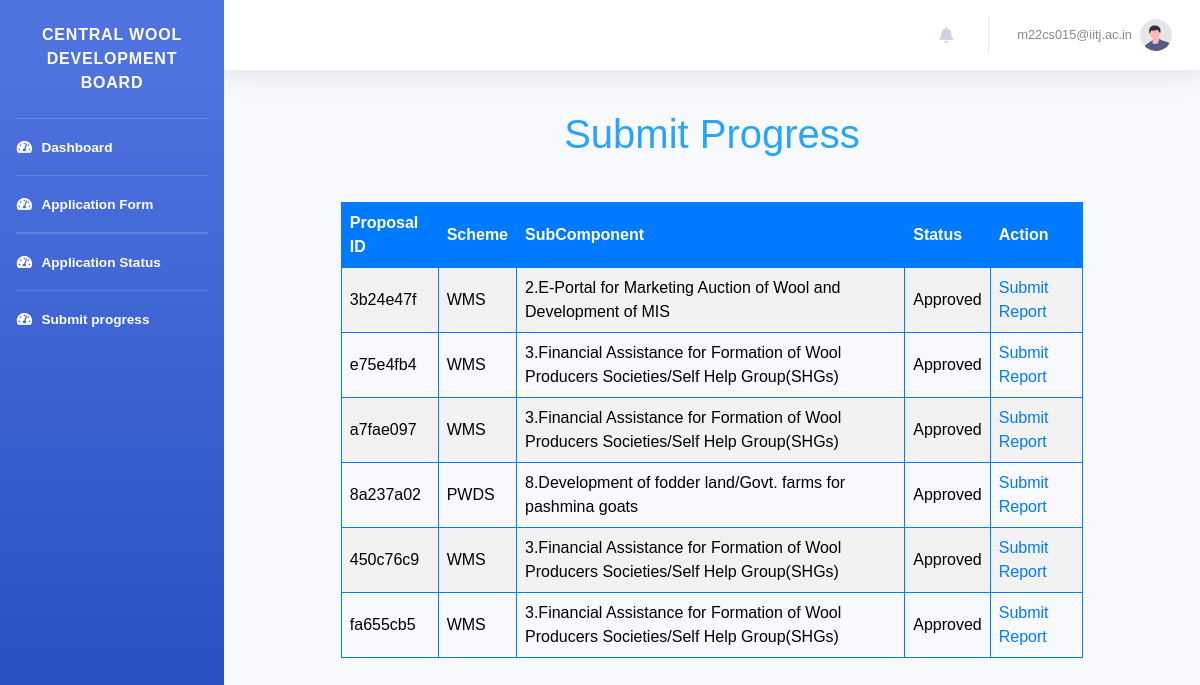
The page /dashboard/progress_report/ (signed in) on the database as committed earlier.
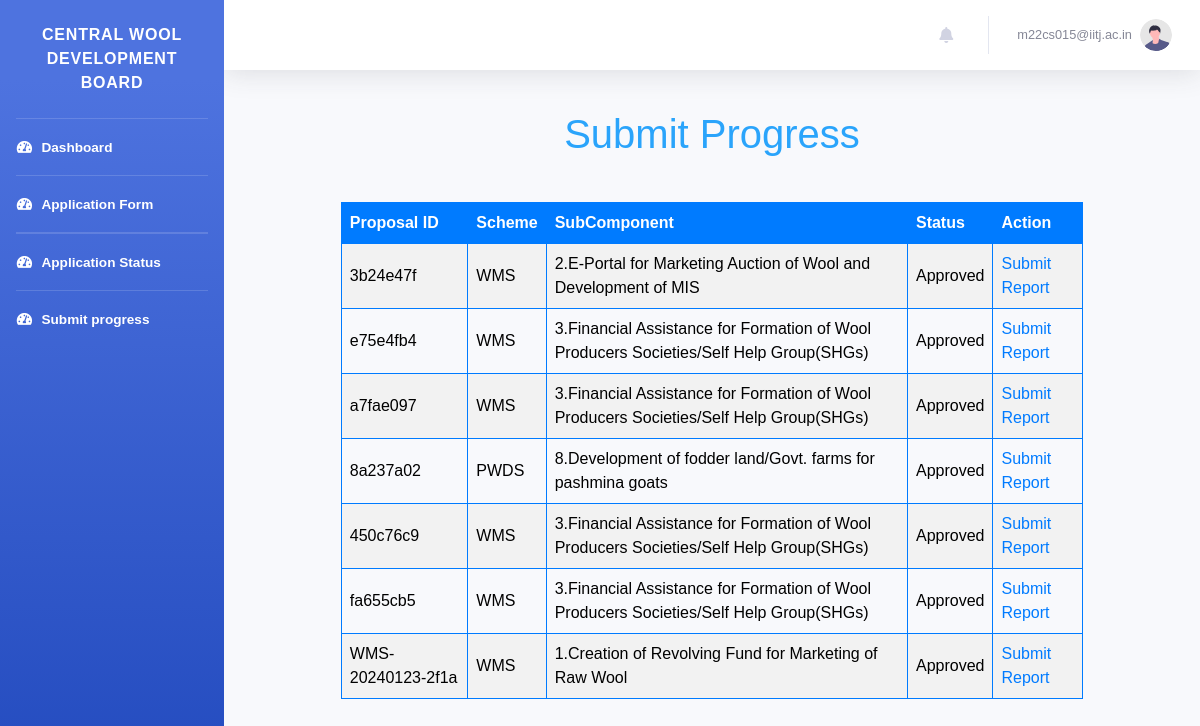
The same page on the database as committed later.
### authapp/models.py (models this page shows, shortened)
class Proposal(models.Model):
    STATUS_CHOICES = [
        ('Pending', 'Pending'),
        ('Approved', 'Approved'),
        ('Completed', 'Completed'),
        ('Rejected', 'Rejected'),
        ('Resubmit','Resubmit')
    ]
    user = models.ForeignKey(settings.AUTH_USER_MODEL, on_delete=models.CASCADE)
    name_and_address = models.TextField()
    project_scheme = models.CharField(max_length=20)
    scheme_component = models.CharField(max_length=100)
    nature_of_applicant = models.CharField(max_length=50)
    other_nature = models.CharField(max_length=50, blank=True, null=True)
    brief_of_agency = models.TextField()
    objectives_of_project = models.TextField()
    brief_of_project = models.TextField()
    justification_of_project = models.TextField()
    methodology_of_project = models.TextField()
    expected_outcome = models.FileField(upload_to='excel_files/', blank=True, null=True)
    scenario_change = models.TextField()
    beneficiaries = models.FileField(upload_to='excel_files/', blank=True, null=True)
    mode_of_selection = models.TextField()
    component_wise_cost = models.FileField(upload_to='excel_files/', blank=True, null=True)
    component_wise_duration = models.FileField(upload_to='excel_files/', blank=True, null=True)
    location_of_project = models.CharField(max_length=100)
    associated_agency = models.TextField()
    bank_details = models.TextField()
    nodal_officer_details = models.TextField()
    other_info = models.TextField()
    status = models.CharField(max_length=20, choices=STATUS_CHOICES, default='Pending')
    total_fund_allocated = models.DecimalField(max_digits=20, decimal_places=2,blank=True,null=True)
    project_sanction_letter = models.FileField(upload_to='sanction_letters/',null=True)
    Approved_by=models.CharField(max_length=50,null=True,blank=True)
    project_report = models.FileField(upload_to='pdf_files/', blank=True, null=True)
    covering_letter = models.FileField(upload_to='pdf_files/', blank=True, null=True)
    unique_id = models.CharField(max_length=8, unique=True)
    created_at = models.DateTimeField(auto_now_add=True)
    total_duration = models.IntegerField(blank=True, null=True)
    goals = models.JSONField(default=dict)

### authapp/views.py (the view)
# urls.py: path('dashboard/progress_report/', views.progress_report, name='progress_report'),
@login_required
def progress_report(request):
    user = request.user
    proposals = Proposal.objects.filter(user=user, status='Approved')
    return render(request, 'progressReports/progressreport.html', {'proposals': proposals})

### templates/progressReports/progressreport.html (shortened to what the changed rows need)
{% extends 'base_dashboard.html' %}
{% block content%}
    <header>
        <h1>Submit Progress</h1>
    </header>
    <table>
        <tr>
            <th>Proposal ID</th>
            <th>Scheme</th>
            <th>SubComponent</th>
            <th>Status</th>
            <th>Action</th>
        </tr>
        {% for proposal in proposals %}
            <tr>
                <td>{{ proposal.unique_id }}</td>
                <td>{{ proposal.project_scheme }}</td>
                <td>{{proposal.scheme_component}}</td>
                <td>{{ proposal.status }}</td>
                <td>
                    {% if proposal.status == 'Approved' %}
                        {% if proposal.scheme_component == '1.Creation of Revolving Fund for Marketing of Raw Wool' %}
                            <a href="{% url 'authapp:revolving_fund_progress_report' proposal.unique_id %}">Submit Report</a>
                        {% elif proposal.scheme_component == '2.E-Portal for Marketing Auction of Wool and Development of MIS' %}
                            <a href="{% url 'authapp:eportal_progress_report' proposal.unique_id %}">Submit Report</a>
                        {% elif proposal.scheme_component == '3.Financial Assistance for Formation of Wool Producers Societies/Self Help Group(SHGs)' %}
                            <a href="{% url 'authapp:selfhelpgroup_report' proposal.unique_id %}">Submit Report</a>
                        {% elif proposal.scheme_component == '4.Organizing Buyers Sellers Meets' %}
                            <a href="{% url 'authapp:buyersellerexpo_report' proposal.unique_id %}">Submit Report</a>
                        {% elif proposal.scheme_component == '5.Financial Assistance to Strengthening Infrastructure Required for Wool Marketing' %}
                            <a href="{% url 'authapp:infrastructuredevelopment_report' proposal.unique_id %}">Submit Report</a>
                        {% elif proposal.scheme_component == '6.Organization of Domestic Independent Woolen Expo' %}
                            <a href="{% url 'authapp:woolen_expo' proposal.unique_id %}">Submit Report</a>
                        {% elif proposal.scheme_component == '7.Organizing Domestic Expo on Hiring Stall Basis' %}
                            <a href="{% url 'authapp:woolen_expo_hiring' proposal.unique_id %}">Submit Report</a>
                        {% elif proposal.scheme_component == '1.Establishing Common Facility Centres (CFCs) for Wool Processing Machines/Facilities' %}
                            <a href="{% url 'authapp:cfc_progress_report' proposal.unique_id %}">Submit Report</a>
                        {% elif proposal.scheme_component == '2.Financial Assistance for Sheep Shearing Machines' %}
                            <a href="{% url 'authapp:sheep_shearing_machining' proposal.unique_id %}">Submit Report</a>
                        {% elif proposal.scheme_component == '3.Financial Assistance for Other Machines and Equipments' %}
                            <a href="{% url 'authapp:equipment' proposal.unique_id %}">Submit Report</a>
                        {% elif proposal.scheme_component == '4.Financial Assistance for Distribution of Small Tools for Manufacturing of Woolen Items' %}
                            <a href="{% url 'authapp:small_tools_distribution' proposal.unique_id %}">Submit Report</a>
                        {% elif proposal.scheme_component == '1.Short Term Training Program for Manufacturing and Weaving of Woolen Items' %}
                            <a href="{% url 'authapp:short_term_programme' proposal.unique_id %}">Submit Report</a>
                        {% elif proposal.scheme_component == '2.On-Site Training for Industrial Workers' %}
                            <a href="{% url 'authapp:onsite_training_progress_report' proposal.unique_id %}">Submit Report</a>
                        {% elif proposal.scheme_component == '3.Training on Machine Sheep Shearing' %}
                            <a href="{% url 'authapp:shearing_machine_training_report' proposal.unique_id %}">Submit Report</a>
                        {% elif proposal.scheme_component == '4.Research and Development Projects' %}
                            <a href="{% url 'authapp:rd_report' proposal.unique_id %}">Submit Report</a>
                        {% elif proposal.scheme_component == '5.International/Domestic Corporations Stakeholders Meeting/Conference' %}
                            <a href="{% url 'authapp:domestic_meeting_report' proposal.unique_id %}">Submit Report</a>
                        {% elif proposal.scheme_component == '6.Organizing Seminars, Workshops, Sheep Mela, Fare, Meet' %}
                            <a href="{% url 'authapp:organising_seminar_report' proposal.unique_id %}">Submit Report</a>
                        {% elif proposal.scheme_component == '7.Wool Survey and Study on Wool Sector' %}
                            <a href="{% url 'authapp:wool_survey_report' proposal.unique_id %}">Submit Report</a>
                        {% elif proposal.scheme_component == '8.Operating Existing Wool Testing Lab at Bikaner Including Upgradation and WDTC/ISC at Kullu' %}
                            <a href="{% url 'authapp:wool_testing_lab_report' proposal.unique_id %}">Submit Report</a>
                        {% elif proposal.scheme_component == '9.Publicity of Scheme, Monitoring of Projects, Common Visits, Evaluation of Projects/Schemes, and Awareness Program for Swachhta, etc.' %}
                            <a href="{% url 'authapp:publicity_monitoring_report' proposal.unique_id %}">Submit Report</a>
                        {% elif proposal.scheme_component == '1.Revolving fund for pashmina wool marketing (For UT of J&K & UT of Ladakh)' %}
                            <a href="{% url 'authapp:pashmina_revolving_fund_progress_report' proposal.unique_id %}">Submit Report</a>
                        {% elif proposal.scheme_component == '2.Setting of machines for pashmina wool processing' %}
                            <a href="{% url 'authapp:pashmina_cfc_report' proposal.unique_id %}">Submit Report</a>
                        {% elif proposal.scheme_component == '3.Construction of shelter shed with guard rooms for pashmina goat' %}
                            <a href="{% url 'authapp:shelter_shed_report' proposal.unique_id %}">Submit Report</a>
                        {% elif proposal.scheme_component == '4.Distribution of portable tents with accessories' %}
                            <a href="{% url 'authapp:portable_tent_report' proposal.unique_id %}">Submit Report</a>
                        {% elif proposal.scheme_component == '5.Distribution of predator-proof corral with LED lights' %}
                            <a href="{% url 'authapp:predator_proof_lights_report' proposal.unique_id %}">Submit Report</a>
                        {% elif proposal.scheme_component == '6.Testing equipment, including DNA analyzer for identification/testing of pashmina products' %}
                            <a href="{% url 'authapp:testing_equipment_report' proposal.unique_id %}">Submit Report</a>
                        {% elif proposal.scheme_component == '7.Development of showroom at Dehairing Plant premises at Leh' %}
                            <a href="{% url 'authapp:showroom_development_report' proposal.unique_id %}">Submit Report</a>
                        {% elif proposal.scheme_component == '8.Development of fodder land/Govt. farms for pashmina goats' %}
                            <a href="{% url 'authapp:fodder_land_development_report' proposal.unique_id %}">Submit Report</a>
                        {% endif %}
                    {% endif %}
                </td>
            </tr>
        {% endfor %}
    </table>
{% endblock %}

Rows that differ between the two databases and show on the page:
now on this page (row edited): Proposal: unique_id "WMS-20240123-2f1a", project_scheme "WMS", scheme_component "1.Creation of Revolving Fund for Marketing of Raw Wool", status "Approved", shows "Submit Report"
